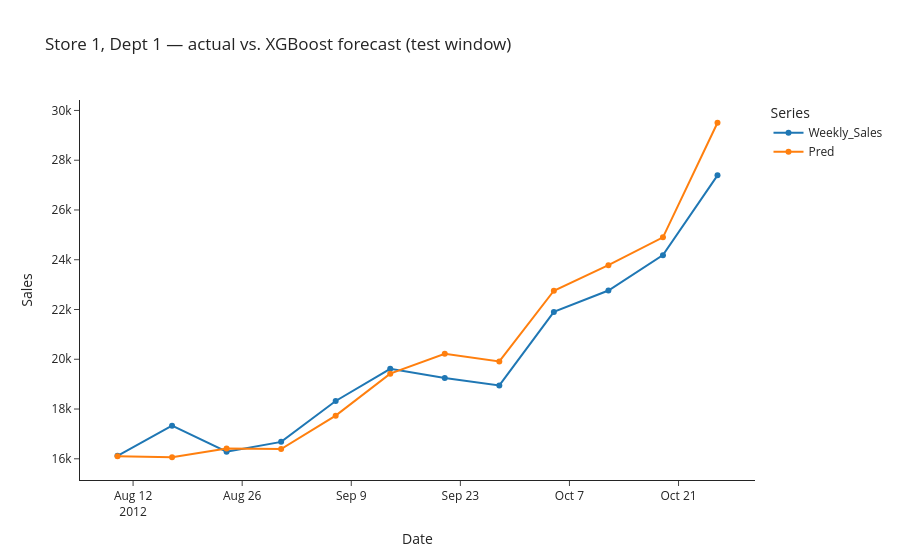

Write notebook code for a chart like this one.
### Markdown cell above
## Visualizing the Forecast

Looking at predictions on a single series helps build intuition for where
the model wins and where it loses.

### Code cell
series = (
    test.assign(Pred=xgb_pred).query("Store == 1 and Dept == 1").sort_values("Date")
)

plot_df = series.melt(
    id_vars="Date",
    value_vars=["Weekly_Sales", "Pred"],
    var_name="Series",
    value_name="Sales",
)

fig = px.line(
    plot_df,
    x="Date",
    y="Sales",
    color="Series",
    markers=True,
    title="Store 1, Dept 1 — actual vs. XGBoost forecast (test window)",
    template="simple_white",
)
fig.show()

### Figure 1 — Plotly figure (JSON) as saved in the notebook; plotly's stock layout.template omitted (floating-point values rounded to 4 significant figures)
{"data": [{"hovertemplate": "Series=Weekly_Sales<br>Date=%{x}<br>Sales=%{y}<extra></extra>", "legendgroup": "Weekly_Sales", "line": {"color": "#1F77B4", "dash": "solid"}, "marker": {"symbol": "circle"}, "mode": "lines+markers", "name": "Weekly_Sales", "orientation": "v", "showlegend": true, "type": "scatter", "x": ["2012-08-10T00:00:00.000000", "2012-08-17T00:00:00.000000", "2012-08-24T00:00:00.000000", "2012-08-31T00:00:00.000000", "2012-09-07T00:00:00.000000", "2012-09-14T00:00:00.000000", "2012-09-21T00:00:00.000000", "2012-09-28T00:00:00.000000", "2012-10-05T00:00:00.000000", "2012-10-12T00:00:00.000000", "2012-10-19T00:00:00.000000", "2012-10-26T00:00:00.000000"], "xaxis": "x", "y": [16120.0, 17330.0, 16290.0, 16680.0, 18320.0, 19620.0, 19250.0, 18950.0, 21900.0, 22760.0, 24190.0, 27390.0], "yaxis": "y"}, {"hovertemplate": "Series=Pred<br>Date=%{x}<br>Sales=%{y}<extra></extra>", "legendgroup": "Pred", "line": {"color": "#FF7F0E", "dash": "solid"}, "marker": {"symbol": "circle"}, "mode": "lines+markers", "name": "Pred", "orientation": "v", "showlegend": true, "type": "scatter", "x": ["2012-08-10T00:00:00.000000", "2012-08-17T00:00:00.000000", "2012-08-24T00:00:00.000000", "2012-08-31T00:00:00.000000", "2012-09-07T00:00:00.000000", "2012-09-14T00:00:00.000000", "2012-09-21T00:00:00.000000", "2012-09-28T00:00:00.000000", "2012-10-05T00:00:00.000000", "2012-10-12T00:00:00.000000", "2012-10-19T00:00:00.000000", "2012-10-26T00:00:00.000000"], "xaxis": "x", "y": [16100.0, 16060.0, 16420.0, 16390.0, 17730.0, 19420.0, 20220.0, 19910.0, 22750.0, 23780.0, 24900.0, 29510.0], "yaxis": "y"}], "layout": {"legend": {"title": {"text": "Series"}, "tracegroupgap": 0}, "title": {"text": "Store 1, Dept 1 — actual vs. XGBoost forecast (test window)"}, "xaxis": {"anchor": "y", "domain": [0, 1], "title": {"text": "Date"}}, "yaxis": {"anchor": "x", "domain": [0, 1], "title": {"text": "Sales"}}}}
